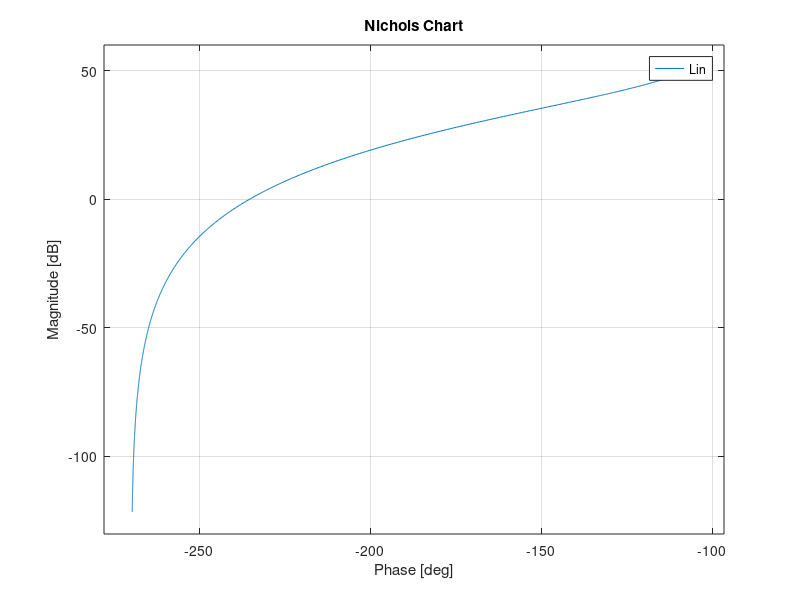

MATLAB code for this plot: (Note: this script raises an error after producing the figure.)
s=tf('s');
Gp=375200/(s^3+575*s^2+70000*s);
pole(Gp);
Kp=dcgain(s*Gp);
Gs=3;
Ga=6650;
Gd=1;
Gr=1;
Da0=1.5*10^-2;
as=3*10^-1;

wsm=5000;
Kd=3;
R0=1;

Gf=1/(Kd*Gs);

MTHF=10^-2*Gs/as;
MTHFdb=20*log10(MTHF);

wh=wsm*10^(MTHFdb/40);

ts5=0.00648;
alpha=0.05;

smor=sqrt(log(0.11)^2/(pi^2+log(0.11)^2));
Tp=1/(2*smor*sqrt(1-smor^2));
Tpdb=20*log10(Tp);
Sp=2*smor*sqrt(2+4*smor^2+2*sqrt(1+8*smor^2))/(sqrt(1+8*smor^2)+4*smor^2-1);
Spdb=20*log10(Sp);
wcMIN2=-log(alpha)*sqrt(sqrt(1+4*smor^4)-2*smor^2)/smor/ts5;

Kc=1;
Gc=Kc;

Lin=minreal(zpk(Kc*Ga*Gp*Gs*Gf));

figure(1)
nichols(Lin)
hold on

figure(1)
myngridst(Tp,Sp)
hold on
wcdes=600;

md=16;
wnormd=1.6;
zd=wcdes/wnormd;

Rd=(1+s/zd)/(1+s/(md*zd));

Gc=Gc*Rd;

Lin=minreal(zpk(Gc*Ga*Gp*Gs*Gf));

% figure(1)
% nichols(Lin)
% hold on

md1=8;
wnormd1=2.8;
zd1=wcdes/wnormd1;

Rd1=(1+s/zd1)/(1+s/(md1*zd1));

Gc=Gc*Rd1;

Lin=minreal(zpk(Gc*Ga*Gp*Gs*Gf));

figure(1)
nichols(Lin)
hold on

Kc=10^(-24.2/20);

Gc=Gc*Kc;


Lfin=minreal(zpk(Gc*Ga*Gp*Gs*Gf));

figure(1)
nichols(Lfin)
hold on

T=Lfin/(1+Lfin);
time=[0:0.01/100,0.1];
figure(2)
step(T/(Gs*Gf),time)
hold on

[mgt,pht]=bode(T,wsm);
mgt
MTHF